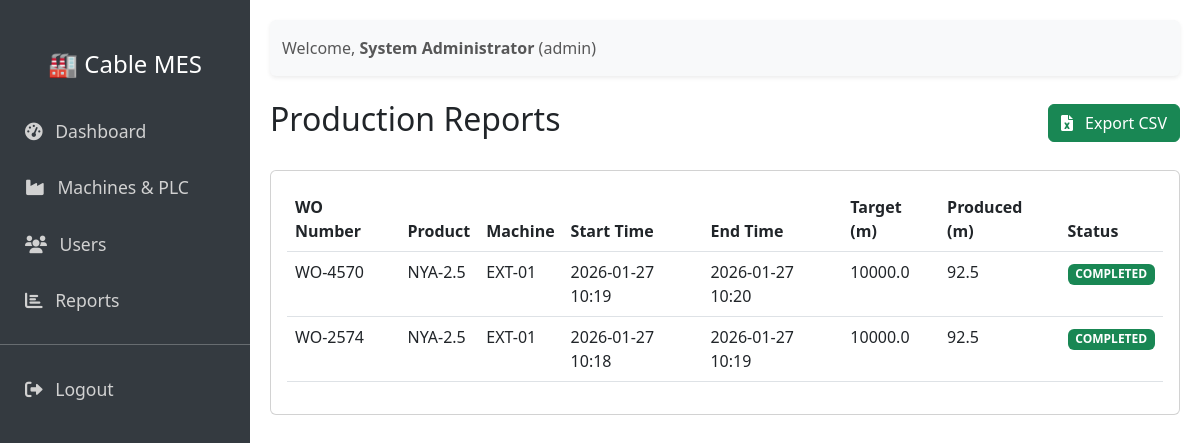
Page /admin/reports (signed in) on the earlier database version.
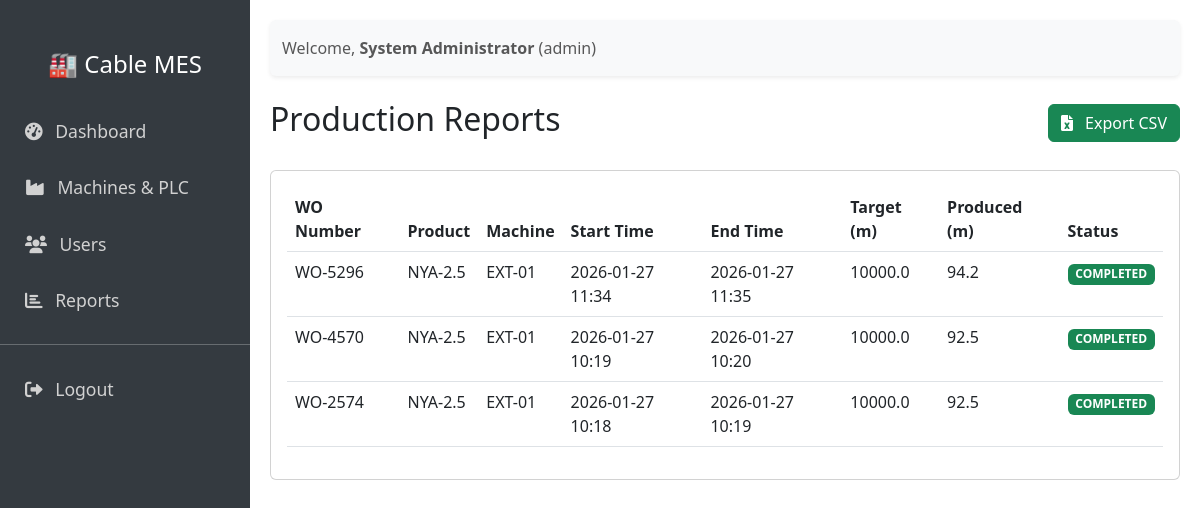
Same page on the later database version.
### cable_mes/models.py (models this page shows, shortened)
class User(UserMixin, Base):
    __tablename__ = 'users'
    id = Column(Integer, primary_key=True)
    username = Column(String(50), unique=True, nullable=False)
    password_hash = Column(String(128), nullable=False)
    role = Column(Enum(UserRole), default=UserRole.OPERATOR)
    full_name = Column(String(100))

class WorkOrder(Base):
    __tablename__ = 'work_orders'
    id = Column(Integer, primary_key=True)
    order_number = Column(String(50), unique=True, nullable=False)
    product_id = Column(Integer, ForeignKey('products.id'), nullable=False)
    machine_id = Column(Integer, ForeignKey('machines.id'), nullable=False)
    target_length_m = Column(Float, nullable=False)
    produced_length_m = Column(Float, default=0.0)
    status = Column(String(20), default='PLANNED')
    start_time = Column(DateTime)
    end_time = Column(DateTime)
    product = relationship('Product')
    machine = relationship('Machine')

class Product(Base):
    __tablename__ = 'products'
    id = Column(Integer, primary_key=True)
    code = Column(String(50), unique=True, nullable=False)
    name = Column(String(100), nullable=False)
    target_diameter_mm = Column(Float, nullable=False)
    tolerance_mm = Column(Float, nullable=False)
    target_speed_m_min = Column(Float, default=100.0)

class Machine(Base):
    __tablename__ = 'machines'
    id = Column(Integer, primary_key=True)
    name = Column(String(50), unique=True, nullable=False)
    type = Column(String(50))
    status = Column(String(20), default='IDLE')
    plc_ip = Column(String(15))
    plc_port = Column(Integer, default=502)
    plc_slave_id = Column(Integer, default=1)
    reg_speed = Column(Integer, default=0)
    reg_temp = Column(Integer, default=1)
    reg_diameter = Column(Integer, default=2)

### app.py (the view)
@app.route('/admin/reports')
@login_required
def admin_reports():
    if current_user.role != UserRole.ADMIN: return "Access Denied", 403
    work_orders = WorkOrder.query.order_by(WorkOrder.id.desc()).all()
    return render_template('reports.html', work_orders=work_orders)

### app.py (called while the page is built)
@app.teardown_appcontext
def shutdown_session(exception=None):
    db_session.remove()

@login_manager.user_loader
def load_user(user_id):
    return User.query.get(int(user_id))

### templates/reports.html
{% extends "base.html" %}
{% block content %}
<div class="d-flex justify-content-between align-items-center mb-4">
    <h2>Production Reports</h2>
    <a href="{{ url_for('export_reports') }}" class="btn btn-success"><i class="fas fa-file-excel me-2"></i> Export CSV</a>
</div>
<div class="card">
    <div class="card-body">
        <div class="table-responsive">
            <table class="table table-hover">
                <thead>
                    <tr>
                        <th>WO Number</th>
                        <th>Product</th>
                        <th>Machine</th>
                        <th>Start Time</th>
                        <th>End Time</th>
                        <th>Target (m)</th>
                        <th>Produced (m)</th>
                        <th>Status</th>
                    </tr>
                </thead>
                <tbody>
                    {% for wo in work_orders %}
                    <tr>
                        <td>{{ wo.order_number }}</td>
                        <td>{{ wo.product.code }}</td>
                        <td>{{ wo.machine.name }}</td>
                        <td>{{ wo.start_time.strftime('%Y-%m-%d %H:%M') if wo.start_time else '-' }}</td>
                        <td>{{ wo.end_time.strftime('%Y-%m-%d %H:%M') if wo.end_time else '-' }}</td>
                        <td>{{ wo.target_length_m }}</td>
                        <td>{{ wo.produced_length_m | round(1) }}</td>
                        <td>
                            {% if wo.status == 'COMPLETED' %}
                                <span class="badge bg-success">COMPLETED</span>
                            {% elif wo.status == 'IN_PROGRESS' %}
                                <span class="badge bg-primary">RUNNING</span>
                            {% else %}
                                <span class="badge bg-secondary">{{ wo.status }}</span>
                            {% endif %}
                        </td>
                    </tr>
                    {% endfor %}
                </tbody>
            </table>
        </div>
    </div>
</div>
{% endblock %}

### templates/base.html (shortened to what this page needs)
<!DOCTYPE html>
<html lang="en">
<head>
    <link href="https://cdn.jsdelivr.net/npm/bootstrap@5.3.0/dist/css/bootstrap.min.css" rel="stylesheet">
    <link href="https://cdnjs.cloudflare.com/ajax/libs/font-awesome/6.0.0/css/all.min.css" rel="stylesheet">
</head>
<body>
    <div class="sidebar d-none d-md-block">
        <h4 class="text-white text-center mb-4">🏭 Cable MES</h4>
        <a href="/admin"><i class="fas fa-tachometer-alt me-2"></i> Dashboard</a>
        <a href="/admin/machines"><i class="fas fa-industry me-2"></i> Machines & PLC</a>
        <a href="/admin/users"><i class="fas fa-users me-2"></i> Users</a>
        <a href="/admin/reports"><i class="fas fa-chart-bar me-2"></i> Reports</a>
        <hr class="text-white">
        <a href="/logout"><i class="fas fa-sign-out-alt me-2"></i> Logout</a>
    </div>
    <div class="content">
        <nav class="navbar navbar-light bg-light mb-4 shadow-sm rounded">
            <div class="container-fluid">
                <span class="navbar-text">
                    Welcome, <strong>{{ current_user.full_name }}</strong> ({{ current_user.role.value }})
                </span>
            </div>
        </nav>
        {% block content %}{% endblock %}
    </div>
</body>
</html>

### templates/base.html (style rules this page uses)
.sidebar { height: 100vh; position: fixed; top: 0; left: 0; padding-top: 50px; background-color: #343a40; width: 250px; }
.sidebar a { padding: 15px 25px; text-decoration: none; font-size: 1.1rem; color: #d1d1d1; display: block; }
.content { margin-left: 250px; padding: 20px; }

Differences in the rows shown:
added WorkOrder: order_number "WO-5296", product.code "NYA-2.5", machine.name "EXT-01", start_time "2026-01-27 11:34", end_time "2026-01-27 11:35", target_length_m "10000.0", produced_length_m "94.2", status "COMPLETED"
